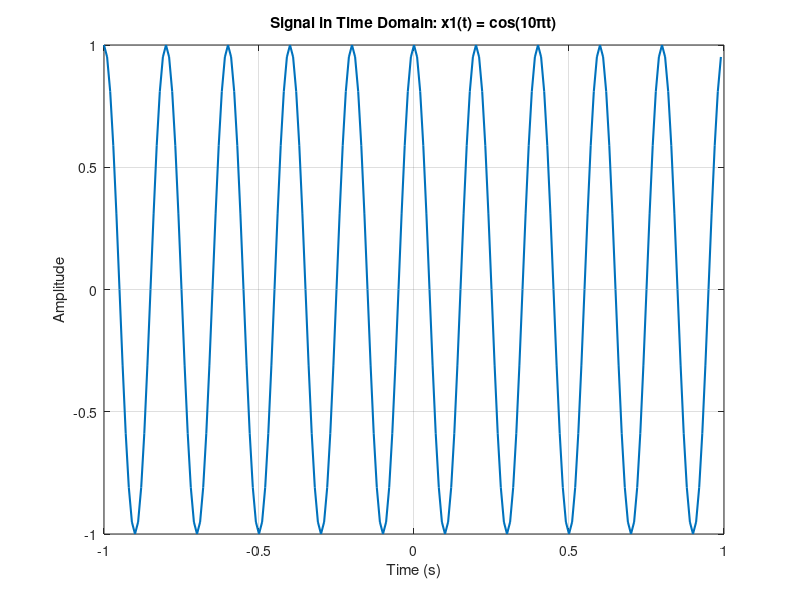
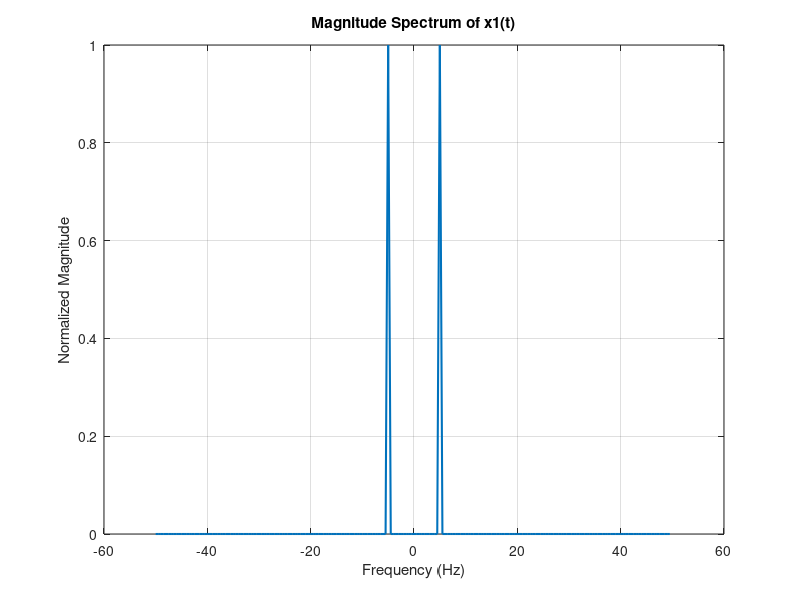

Write MATLAB code to recreate these figures, in order.
fs = 100; 
Ts = 1/fs; 
t_start = -1;
t_end = 1;
t = t_start:Ts:t_end-Ts;

x1 = cos(10 * pi * t);

figure;
plot(t, x1, 'LineWidth', 1.5);
xlabel('Time (s)');
ylabel('Amplitude');
title('Signal in Time Domain: x1(t) = cos(10πt)');
grid on;

N = length(x1);
y = fftshift(fft(x1));
f = (-fs/2):(fs/N):(fs/2 - fs/N); 

magnitude = abs(y) / max(abs(y));

figure;
plot(f, magnitude, 'LineWidth', 1.5);
xlabel('Frequency (Hz)');
ylabel('Normalized Magnitude');
title('Magnitude Spectrum of x1(t)');
grid on;

disp('Fourier Transform and plots are completed successfully.');
